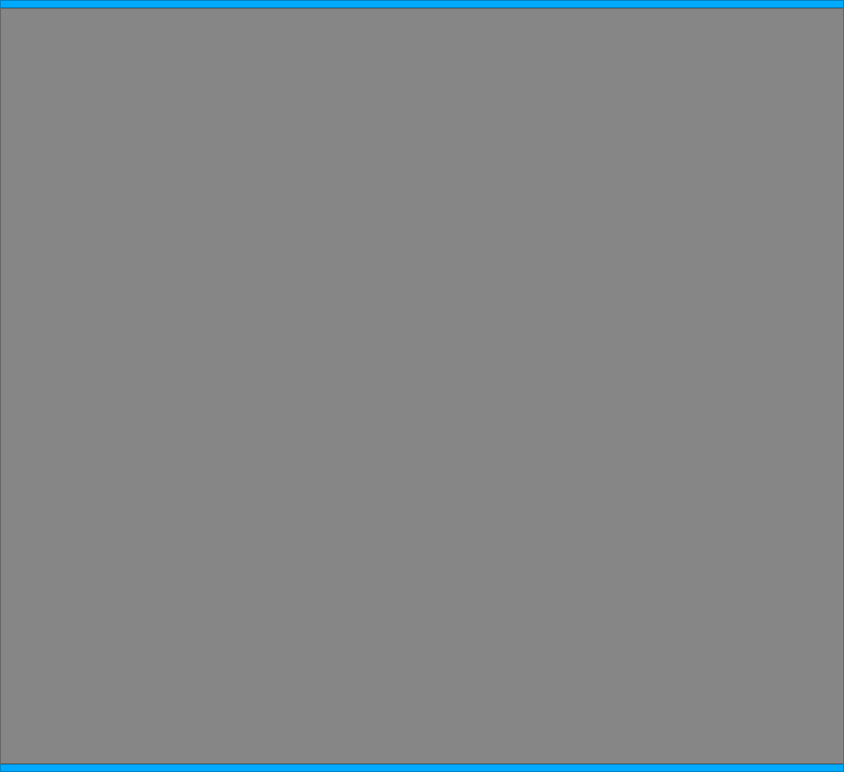
<?xml version="1.0" encoding="UTF-8"?>
<ui version="4.0">
 <class>full_view</class>
 <widget class="QWidget" name="full_view">
  <property name="geometry">
   <rect>
    <x>0</x>
    <y>0</y>
    <width>844</width>
    <height>772</height>
   </rect>
  </property>
  <property name="sizePolicy">
   <sizepolicy hsizetype="Expanding" vsizetype="Expanding">
    <horstretch>0</horstretch>
    <verstretch>0</verstretch>
   </sizepolicy>
  </property>
  <property name="palette">
   <palette>
    <active>
     <colorrole role="Base">
      <brush brushstyle="SolidPattern">
       <color alpha="255">
        <red>255</red>
        <green>255</green>
        <blue>255</blue>
       </color>
      </brush>
     </colorrole>
     <colorrole role="Window">
      <brush brushstyle="SolidPattern">
       <color alpha="255">
        <red>0</red>
        <green>170</green>
        <blue>255</blue>
       </color>
      </brush>
     </colorrole>
    </active>
    <inactive>
     <colorrole role="Base">
      <brush brushstyle="SolidPattern">
       <color alpha="255">
        <red>255</red>
        <green>255</green>
        <blue>255</blue>
       </color>
      </brush>
     </colorrole>
     <colorrole role="Window">
      <brush brushstyle="SolidPattern">
       <color alpha="255">
        <red>0</red>
        <green>170</green>
        <blue>255</blue>
       </color>
      </brush>
     </colorrole>
    </inactive>
    <disabled>
     <colorrole role="Base">
      <brush brushstyle="SolidPattern">
       <color alpha="255">
        <red>0</red>
        <green>170</green>
        <blue>255</blue>
       </color>
      </brush>
     </colorrole>
     <colorrole role="Window">
      <brush brushstyle="SolidPattern">
       <color alpha="255">
        <red>0</red>
        <green>170</green>
        <blue>255</blue>
       </color>
      </brush>
     </colorrole>
    </disabled>
   </palette>
  </property>
  <property name="windowTitle">
   <string>Form</string>
  </property>
  <layout class="QVBoxLayout" name="verticalLayout">
   <property name="spacing">
    <number>0</number>
   </property>
   <property name="leftMargin">
    <number>0</number>
   </property>
   <property name="topMargin">
    <number>0</number>
   </property>
   <property name="rightMargin">
    <number>0</number>
   </property>
   <property name="bottomMargin">
    <number>0</number>
   </property>
   <item>
    <widget class="QFrame" name="top_frame">
     <property name="sizePolicy">
      <sizepolicy hsizetype="Preferred" vsizetype="Minimum">
       <horstretch>0</horstretch>
       <verstretch>0</verstretch>
      </sizepolicy>
     </property>
     <property name="frameShape">
      <enum>QFrame::StyledPanel</enum>
     </property>
     <property name="frameShadow">
      <enum>QFrame::Raised</enum>
     </property>
     <layout class="QHBoxLayout" name="top_frayme_layout">
      <property name="spacing">
       <number>2</number>
      </property>
      <property name="leftMargin">
       <number>4</number>
      </property>
      <property name="topMargin">
       <number>4</number>
      </property>
      <property name="rightMargin">
       <number>4</number>
      </property>
      <property name="bottomMargin">
       <number>2</number>
      </property>
     </layout>
    </widget>
   </item>
   <item>
    <widget class="QFrame" name="mid_frame">
     <property name="sizePolicy">
      <sizepolicy hsizetype="Expanding" vsizetype="Expanding">
       <horstretch>0</horstretch>
       <verstretch>0</verstretch>
      </sizepolicy>
     </property>
     <property name="palette">
      <palette>
       <active>
        <colorrole role="Base">
         <brush brushstyle="SolidPattern">
          <color alpha="255">
           <red>255</red>
           <green>255</green>
           <blue>255</blue>
          </color>
         </brush>
        </colorrole>
        <colorrole role="Window">
         <brush brushstyle="SolidPattern">
          <color alpha="255">
           <red>134</red>
           <green>134</green>
           <blue>134</blue>
          </color>
         </brush>
        </colorrole>
       </active>
       <inactive>
        <colorrole role="Base">
         <brush brushstyle="SolidPattern">
          <color alpha="255">
           <red>255</red>
           <green>255</green>
           <blue>255</blue>
          </color>
         </brush>
        </colorrole>
        <colorrole role="Window">
         <brush brushstyle="SolidPattern">
          <color alpha="255">
           <red>134</red>
           <green>134</green>
           <blue>134</blue>
          </color>
         </brush>
        </colorrole>
       </inactive>
       <disabled>
        <colorrole role="Base">
         <brush brushstyle="SolidPattern">
          <color alpha="255">
           <red>134</red>
           <green>134</green>
           <blue>134</blue>
          </color>
         </brush>
        </colorrole>
        <colorrole role="Window">
         <brush brushstyle="SolidPattern">
          <color alpha="255">
           <red>134</red>
           <green>134</green>
           <blue>134</blue>
          </color>
         </brush>
        </colorrole>
       </disabled>
      </palette>
     </property>
     <property name="autoFillBackground">
      <bool>true</bool>
     </property>
     <property name="frameShape">
      <enum>QFrame::StyledPanel</enum>
     </property>
     <property name="frameShadow">
      <enum>QFrame::Raised</enum>
     </property>
     <layout class="QHBoxLayout" name="mid_frame_layout">
      <property name="spacing">
       <number>2</number>
      </property>
      <property name="leftMargin">
       <number>4</number>
      </property>
      <property name="topMargin">
       <number>2</number>
      </property>
      <property name="rightMargin">
       <number>4</number>
      </property>
      <property name="bottomMargin">
       <number>2</number>
      </property>
      <item>
       <widget class="QLabel" name="pixLabel">
        <property name="text">
         <string/>
        </property>
        <property name="alignment">
         <set>Qt::AlignCenter</set>
        </property>
       </widget>
      </item>
     </layout>
    </widget>
   </item>
   <item>
    <widget class="QFrame" name="bottom_frame">
     <property name="sizePolicy">
      <sizepolicy hsizetype="Preferred" vsizetype="Minimum">
       <horstretch>0</horstretch>
       <verstretch>0</verstretch>
      </sizepolicy>
     </property>
     <property name="frameShape">
      <enum>QFrame::StyledPanel</enum>
     </property>
     <property name="frameShadow">
      <enum>QFrame::Raised</enum>
     </property>
     <layout class="QHBoxLayout" name="bottom_frame_layout">
      <property name="spacing">
       <number>2</number>
      </property>
      <property name="leftMargin">
       <number>4</number>
      </property>
      <property name="topMargin">
       <number>2</number>
      </property>
      <property name="rightMargin">
       <number>4</number>
      </property>
      <property name="bottomMargin">
       <number>4</number>
      </property>
     </layout>
    </widget>
   </item>
  </layout>
 </widget>
 <resources/>
 <connections/>
</ui>
